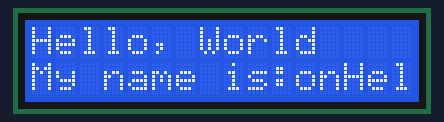
Recording of a sketch running on a simulated Arduino Uno, built with avr-gcc and run on an emulated ATmega328P. Shown: 16×2 character LCD.

Above: at 0.4 s.

Measured:
- what the display in image 0 shows lasts 0.5 s, from 0.3 s to 0.8 s

The sketch:

crystalBall.ino
```cpp
#include <LiquidCrystal.h>								// Include the LiquidCrystal library
LiquidCrystal LCD(12,11,5,4,3,2);						// Initilize the LCD object

void setup()
{
	LCD.begin(16, 2);
	LCD.clear();
}

void loop()
{
	LCD.print("Hello, World!");
	LCD.setCursor(0,1);
	LCD.print("My name is:");
	delay(250);									//Wait for 0.25 seconds

	LCD.clear();
	LCD.setCursor(0,0);
	LCD.print("Hello, World");
	LCD.setCursor(0,1);
	LCD.print("Wyatt Jackson");
}
```
